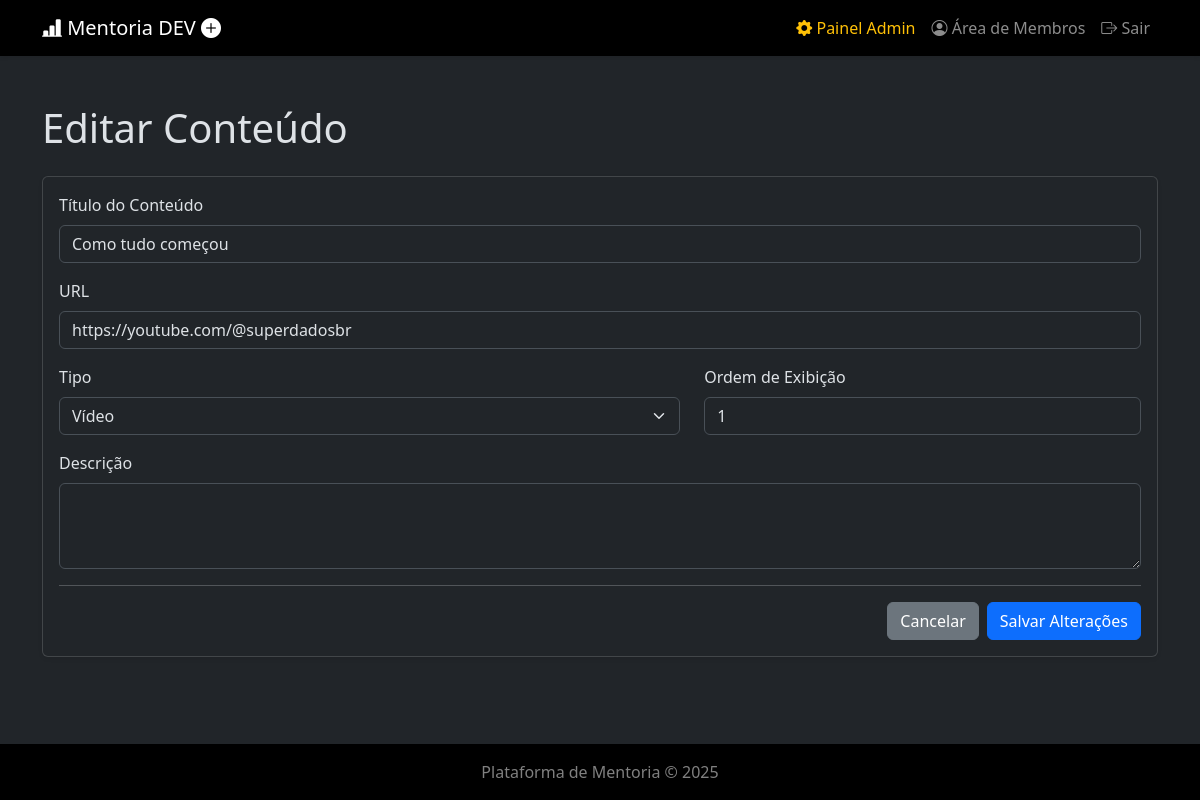
/admin/conteudo/editar/3 (signed in), run on an earlier commit of the app's database.
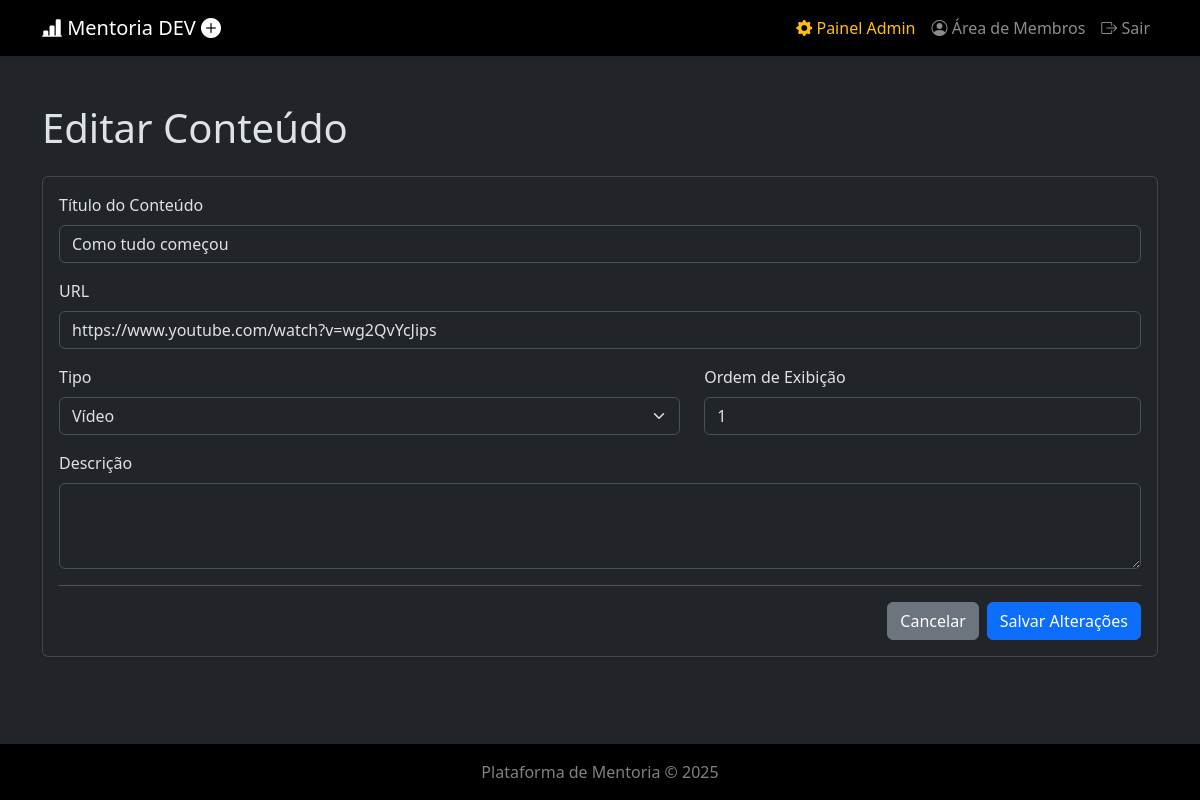
And on a later commit of the database.
### api/index.py (models this page shows)
class Conteudos(db.Model):
    __tablename__ = 'conteudos'
    id = db.Column(db.Integer, primary_key=True)
    modulo_id = db.Column(db.Integer, db.ForeignKey('modulos.id'), nullable=False)
    titulo = db.Column(db.String(150), nullable=False)
    tipo = db.Column(db.String(50)) # 'Vídeo', 'PDF', 'Link'
    url_conteudo = db.Column(db.String(255), nullable=False)
    descricao = db.Column(db.Text)
    ordem = db.Column(db.Integer, default=0)

### api/index.py (the view, shortened to what this page needs)
@app.route('/admin/conteudo/editar/<int:id>', methods=['GET', 'POST'])
@admin_required
def admin_editar_conteudo(id):
    conteudo = Conteudos.query.get_or_404(id)
    return render_template('admin/form_conteudo.html', titulo="Editar Conteúdo", conteudo=conteudo)

### api/index.py (called while the page is built)
@login_manager.user_loader
def load_user(user_id):
    return Registros.query.get(int(user_id))

def admin_required(f):
    @wraps(f)
    def decorated_function(*args, **kwargs):
        if not current_user.is_authenticated or not current_user.is_admin:
            flash("Acesso não autorizado. Esta área é restrita para administradores.", "danger")
            return redirect(url_for('login'))
        return f(*args, **kwargs)
    return decorated_function

### templates/admin/form_conteudo.html (shortened to what this page needs)
{% extends "layout.html" %}
{% block content %}
<h1 class="mb-4">{{ titulo }}</h1>
<div class="card shadow-sm">
    <div class="card-body">
        <form method="POST" action="">
            <div class="mb-3"><label class="form-label">Título do Conteúdo</label><input type="text" name="titulo" class="form-control" value="{{ conteudo.titulo }}" required></div>
            <div class="mb-3"><label class="form-label">URL</label><input type="url" name="url_conteudo" class="form-control" value="{{ conteudo.url_conteudo }}" required></div>
            <div class="row"><div class="col-sm-7"><label class="form-label">Tipo</label><select name="tipo" class="form-select"><option {% if conteudo.tipo == 'Vídeo' %}selected{% endif %}>Vídeo</option></select></div><div class="col-sm-5"><label class="form-label">Ordem de Exibição</label><input type="number" name="ordem" class="form-control" value="{{ conteudo.ordem }}"></div></div>
            <div class="mt-3"><label class="form-label">Descrição</label><textarea name="descricao" class="form-control" rows="3">{{ conteudo.descricao }}</textarea></div>
            <hr>
            <div class="d-flex justify-content-end"><a href="{{ url_for('admin_detalhes_modulo', id=conteudo.modulo_id) }}" class="btn btn-secondary me-2">Cancelar</a><button type="submit" class="btn btn-primary">Salvar Alterações</button></div>
        </form>
    </div>
</div>
{% endblock %}

What changed in the data, as far as the page shows it:
changed Conteudos "Como tudo começou": url_conteudo "https://youtube.com/@superdadosbr" → "https://www.youtube.com/watch?v=wg2QvYcJips"
